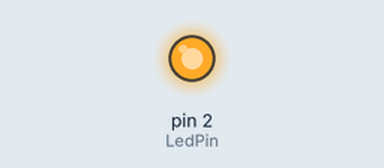
Bench run of a sketch on a simulated Arduino Uno, built with avr-gcc and run on an emulated ATmega328P. On the bench: output pins drawn as LEDs (lit = HIGH).

Above: at 1.0 s.
At 5.5 s:
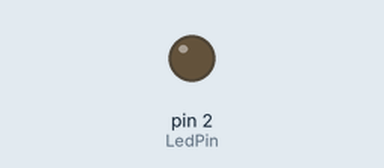
Timing chart, 0 to 6.9 s (numbered marks = the images above):
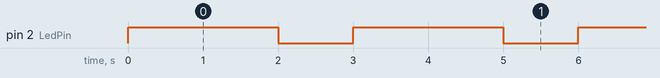

Measured:
- by itself, pin 2 (LedPin): alternates HIGH for 2.0 s and LOW for 1.0 s

The sketch:

Twincle.ino
```cpp
#define LedPin 2
void setup() {
  // put your setup code here, to run once:
      pinMode(LedPin,OUTPUT) ;
      digitalWrite(LedPin,LOW) ;
}

void loop() {
  // put your main code here, to run repeatedly:
       digitalWrite(LedPin,HIGH) ;
       delay(2000) ;
        digitalWrite(LedPin,LOW) ;
        delay(1000) ;
}
```
